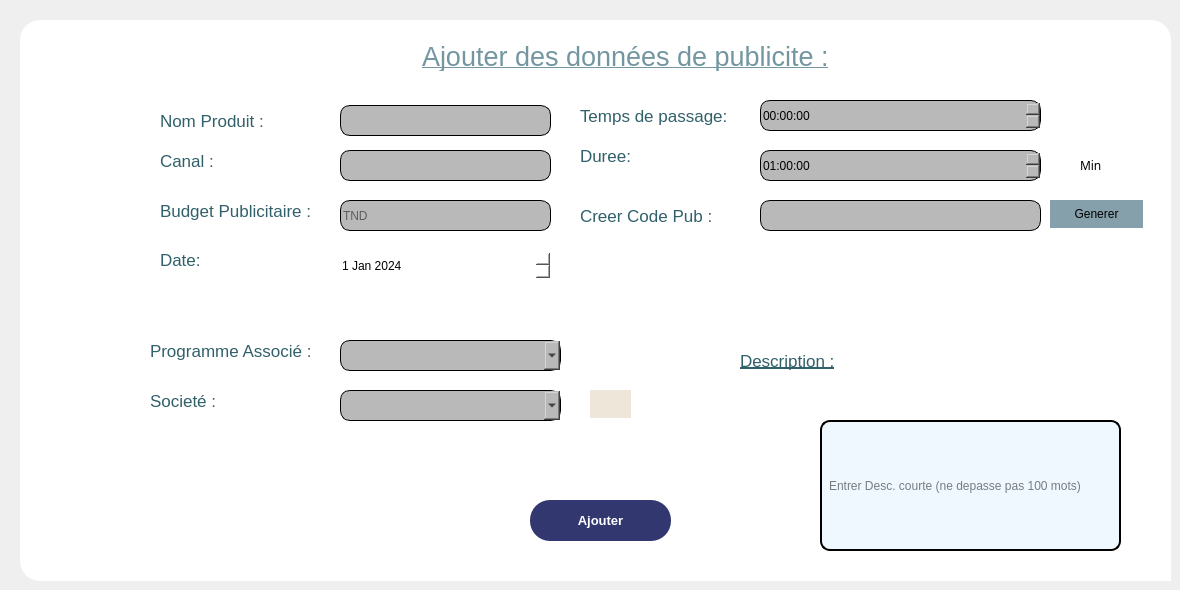
   <widget class="QWidget" name="tab_3">
    <attribute name="title">
     <string>Ajouter</string>
    </attribute>
    <widget class="QGroupBox" name="groupBox">
     <property name="geometry">
      <rect>
       <x>20</x>
       <y>20</y>
       <width>1151</width>
       <height>561</height>
      </rect>
     </property>
     <property name="styleSheet">
      <string notr="true">background-image:url();
background-color : white;
border-radius : 20px ;
</string>
     </property>
     <property name="title">
      <string/>
     </property>
     <widget class="QLabel" name="label_53">
      <property name="geometry">
       <rect>
        <x>140</x>
        <y>80</y>
        <width>131</width>
        <height>41</height>
       </rect>
      </property>
      <property name="font">
       <font>
        <family>MS Shell Dlg 2</family>
        <pointsize>13</pointsize>
        <weight>50</weight>
        <italic>false</italic>
        <bold>false</bold>
       </font>
      </property>
      <property name="styleSheet">
       <string notr="true">background-color:none;
font: 13pt &quot;MS Shell Dlg 2&quot;;
color: #306069;</string>
      </property>
      <property name="text">
       <string>Nom Produit :</string>
      </property>
     </widget>
     <widget class="QLabel" name="label_54">
      <property name="geometry">
       <rect>
        <x>720</x>
        <y>330</y>
        <width>121</width>
        <height>21</height>
       </rect>
      </property>
      <property name="font">
       <font>
        <family>MS Shell Dlg 2</family>
        <pointsize>13</pointsize>
        <weight>50</weight>
        <italic>false</italic>
        <bold>false</bold>
        <underline>true</underline>
       </font>
      </property>
      <property name="styleSheet">
       <string notr="true">background-color:none;
font: 13pt &quot;MS Shell Dlg 2&quot;;
color: #306069;</string>
      </property>
      <property name="text">
       <string>Description :</string>
      </property>
     </widget>
     <widget class="QLabel" name="label_55">
      <property name="geometry">
       <rect>
        <x>140</x>
        <y>120</y>
        <width>101</width>
        <height>41</height>
       </rect>
      </property>
      <property name="font">
       <font>
        <family>MS Shell Dlg 2</family>
        <pointsize>13</pointsize>
        <weight>50</weight>
        <italic>false</italic>
        <bold>false</bold>
       </font>
      </property>
      <property name="styleSheet">
       <string notr="true">background-color:none;
font: 13pt &quot;MS Shell Dlg 2&quot;;
color: #306069;</string>
      </property>
      <property name="text">
       <string>Canal :</string>
      </property>
     </widget>
     <widget class="QLineEdit" name="ajoutnom_6">
      <property name="geometry">
       <rect>
        <x>320</x>
        <y>85</y>
        <width>211</width>
        <height>31</height>
       </rect>
      </property>
      <property name="styleSheet">
       <string notr="true">background-color: rgb(185, 185, 185) ; 
border-radius : 10px ; 
border : 1px solid black ;
</string>
      </property>
     </widget>
     <widget class="QLineEdit" name="ajoutnumero_6">
      <property name="geometry">
       <rect>
        <x>800</x>
        <y>400</y>
        <width>301</width>
        <height>131</height>
       </rect>
      </property>
      <property name="styleSheet">
       <string notr="true">QLineEdit {
                border: 2px solid black;
                border-radius: 10px;
                padding: 5px;
background-color: #F0F8FF;

            }</string>
      </property>
      <property name="maxLength">
       <number>100</number>
      </property>
      <property name="placeholderText">
       <string>Entrer Desc. courte (ne depasse pas 100 mots)</string>
      </property>
     </widget>
     <widget class="QLineEdit" name="ajoutadr_6">
      <property name="geometry">
       <rect>
        <x>320</x>
        <y>130</y>
        <width>211</width>
        <height>31</height>
       </rect>
      </property>
      <property name="styleSheet">
       <string notr="true">background-color: rgb(185, 185, 185) ; 
border-radius : 10px ; 
border : 1px solid black ;</string>
      </property>
     </widget>
     <widget class="QDateEdit" name="dateajout_6">
      <property name="geometry">
       <rect>
        <x>320</x>
        <y>230</y>
        <width>211</width>
        <height>31</height>
       </rect>
      </property>
      <property name="font">
       <font>
        <pointsize>9</pointsize>
        <weight>50</weight>
        <italic>false</italic>
        <bold>false</bold>
       </font>
      </property>
      <property name="styleSheet">
       <string notr="true">background-color: rgb(185, 185, 185) ; 
border-radius : 10px ; 
border : 1px solid black ;QDateEdit {
        border: 2px solid blue;
        border-radius: 10px;
        padding: 5px;
    }</string>
      </property>
      <property name="minimumDateTime">
       <datetime>
        <hour>0</hour>
        <minute>0</minute>
        <second>0</second>
        <year>2024</year>
        <month>1</month>
        <day>1</day>
       </datetime>
      </property>
      <property name="maximumDate">
       <date>
        <year>2024</year>
        <month>12</month>
        <day>1</day>
       </date>
      </property>
     </widget>
     <widget class="QLabel" name="label_57">
      <property name="geometry">
       <rect>
        <x>560</x>
        <y>70</y>
        <width>201</width>
        <height>51</height>
       </rect>
      </property>
      <property name="font">
       <font>
        <family>MS Shell Dlg 2</family>
        <pointsize>13</pointsize>
        <weight>50</weight>
        <italic>false</italic>
        <bold>false</bold>
       </font>
      </property>
      <property name="styleSheet">
       <string notr="true">background-color:none;
font: 13pt &quot;MS Shell Dlg 2&quot;;
color: #306069;</string>
      </property>
      <property name="text">
       <string>Temps de passage: </string>
      </property>
     </widget>
     <widget class="QTimeEdit" name="tempsajout_6">
      <property name="geometry">
       <rect>
        <x>740</x>
        <y>80</y>
        <width>281</width>
        <height>31</height>
       </rect>
      </property>
      <property name="styleSheet">
       <string notr="true">background-color: rgb(185, 185, 185) ; 
border-radius : 10px ; 
border : 1px solid black ;</string>
      </property>
     </widget>
     <widget class="QLabel" name="label_58">
      <property name="geometry">
       <rect>
        <x>140</x>
        <y>170</y>
        <width>161</width>
        <height>41</height>
       </rect>
      </property>
      <property name="font">
       <font>
        <family>MS Shell Dlg 2</family>
        <pointsize>13</pointsize>
        <weight>50</weight>
        <italic>false</italic>
        <bold>false</bold>
       </font>
      </property>
      <property name="styleSheet">
       <string notr="true">background-color:none;
font: 13pt &quot;MS Shell Dlg 2&quot;;
color: #306069;</string>
      </property>
      <property name="text">
       <string>Budget Publicitaire :</string>
      </property>
     </widget>
     <widget class="QLineEdit" name="prixajout_6">
      <property name="geometry">
       <rect>
        <x>320</x>
        <y>180</y>
        <width>211</width>
        <height>31</height>
       </rect>
      </property>
      <property name="styleSheet">
       <string notr="true">background-color: rgb(185, 185, 185) ; 
border-radius : 10px ; 
border : 1px solid black ;</string>
      </property>
      <property name="placeholderText">
       <string>TND</string>
      </property>
     </widget>
     <widget class="QLabel" name="label_59">
      <property name="geometry">
       <rect>
        <x>140</x>
        <y>230</y>
        <width>71</width>
        <height>20</height>
       </rect>
      </property>
      <property name="font">
       <font>
        <family>MS Shell Dlg 2</family>
        <pointsize>13</pointsize>
        <weight>50</weight>
        <italic>false</italic>
        <bold>false</bold>
       </font>
      </property>
      <property name="styleSheet">
       <string notr="true">background-color:none;
font: 13pt &quot;MS Shell Dlg 2&quot;;
color: #306069;</string>
      </property>
      <property name="text">
       <string>Date:</string>
      </property>
     </widget>
     <widget class="QLabel" name="label_60">
      <property name="geometry">
       <rect>
        <x>560</x>
        <y>120</y>
        <width>71</width>
        <height>31</height>
       </rect>
      </property>
      <property name="font">
       <font>
        <family>MS Shell Dlg 2</family>
        <pointsize>13</pointsize>
        <weight>50</weight>
        <italic>false</italic>
        <bold>false</bold>
       </font>
      </property>
      <property name="styleSheet">
       <string notr="true">background-color:none;
font: 13pt &quot;MS Shell Dlg 2&quot;;
color: #306069;</string>
      </property>
      <property name="text">
       <string>Duree:</string>
      </property>
     </widget>
     <widget class="QTimeEdit" name="dureeajout_6">
      <property name="geometry">
       <rect>
        <x>740</x>
        <y>130</y>
        <width>281</width>
        <height>31</height>
       </rect>
      </property>
      <property name="styleSheet">
       <string notr="true">background-color: rgb(185, 185, 185) ; 
border-radius : 10px ; 
border : 1px solid black ;</string>
      </property>
      <property name="maximumDateTime">
       <datetime>
        <hour>10</hour>
        <minute>0</minute>
        <second>0</second>
        <year>2024</year>
        <month>12</month>
        <day>31</day>
       </datetime>
      </property>
      <property name="minimumDateTime">
       <datetime>
        <hour>1</hour>
        <minute>0</minute>
        <second>0</second>
        <year>2024</year>
        <month>1</month>
        <day>1</day>
       </datetime>
      </property>
      <property name="maximumTime">
       <time>
        <hour>10</hour>
        <minute>0</minute>
        <second>0</second>
       </time>
      </property>
      <property name="minimumTime">
       <time>
        <hour>1</hour>
        <minute>0</minute>
        <second>0</second>
       </time>
      </property>
     </widget>
     <widget class="QPushButton" name="BoutonAjouter_6">
      <property name="geometry">
       <rect>
        <x>510</x>
        <y>480</y>
        <width>141</width>
        <height>41</height>
       </rect>
      </property>
      <property name="cursor">
       <cursorShape>PointingHandCursor</cursorShape>
      </property>
      <property name="styleSheet">
       <string notr="true">QPushButton{
background:none;
    font-family: Arial, sans-serif; 
    font-weight: bold; 
    font-size: 13px; 
border : none ; 
border-radius : 0 px ;
color : white ; 
padding:2px;
background-color:  #333770;
border-radius: 20px;


}
QPushButton:hover{
background-color:  #333770;
border:none ; 
border-radius: 20px;

 
}
</string>
      </property>
      <property name="text">
       <string>Ajouter</string>
      </property>
     </widget>
     <widget class="QLineEdit" name="ajoutID_6">
      <property name="geometry">
       <rect>
        <x>740</x>
        <y>180</y>
        <width>281</width>
        <height>31</height>
       </rect>
      </property>
      <property name="styleSheet">
       <string notr="true">background-color: rgb(185, 185, 185) ; 
border-radius : 10px ; 
border : 1px solid black ;</string>
      </property>
      <property name="maxLength">
       <number>5</number>
      </property>
     </widget>
     <widget class="QLabel" name="label_61">
      <property name="geometry">
       <rect>
        <x>560</x>
        <y>180</y>
        <width>181</width>
        <height>31</height>
       </rect>
      </property>
      <property name="font">
       <font>
        <family>MS Shell Dlg 2</family>
        <pointsize>13</pointsize>
        <weight>50</weight>
        <italic>false</italic>
        <bold>false</bold>
       </font>
      </property>
      <property name="styleSheet">
       <string notr="true">background-color:none;
font: 13pt &quot;MS Shell Dlg 2&quot;;
color: #306069;</string>
      </property>
      <property name="text">
       <string>Creer Code Pub :</string>
      </property>
     </widget>
     <widget class="QPushButton" name="random">
      <property name="geometry">
       <rect>
        <x>1030</x>
        <y>180</y>
        <width>93</width>
        <height>28</height>
       </rect>
      </property>
      <property name="cursor">
       <cursorShape>PointingHandCursor</cursorShape>
      </property>
      <property name="styleSheet">
       <string notr="true">background-color :#85A0AB;

</string>
      </property>
      <property name="text">
       <string>Generer</string>
      </property>
     </widget>
     <widget class="QComboBox" name="comboBoxSocietes">
      <property name="geometry">
       <rect>
        <x>320</x>
        <y>370</y>
        <width>221</width>
        <height>31</height>
       </rect>
      </property>
      <property name="styleSheet">
       <string notr="true">background-color: rgb(185, 185, 185) ; 
border-radius : 10px ; 
border : 1px solid black ;
</string>
      </property>
     </widget>
     <widget class="QLabel" name="label_72">
      <property name="geometry">
       <rect>
        <x>130</x>
        <y>360</y>
        <width>101</width>
        <height>41</height>
       </rect>
      </property>
      <property name="font">
       <font>
        <family>MS Shell Dlg 2</family>
        <pointsize>13</pointsize>
        <weight>50</weight>
        <italic>false</italic>
        <bold>false</bold>
       </font>
      </property>
      <property name="styleSheet">
       <string notr="true">background-color:none;
font: 13pt &quot;MS Shell Dlg 2&quot;;
color: #306069;</string>
      </property>
      <property name="text">
       <string>Societé :</string>
      </property>
     </widget>
     <widget class="QLabel" name="label_73">
      <property name="geometry">
       <rect>
        <x>1060</x>
        <y>130</y>
        <width>71</width>
        <height>31</height>
       </rect>
      </property>
      <property name="font">
       <font>
        <family>Neue Haas Grotesk Text Pro Medi</family>
        <pointsize>9</pointsize>
        <weight>50</weight>
        <bold>false</bold>
       </font>
      </property>
      <property name="text">
       <string>Min</string>
      </property>
     </widget>
     <widget class="QComboBox" name="ProgID">
      <property name="geometry">
       <rect>
        <x>320</x>
        <y>320</y>
        <width>221</width>
        <height>31</height>
       </rect>
      </property>
      <property name="styleSheet">
       <string notr="true">background-color: rgb(185, 185, 185) ; 
border-radius : 10px ; 
border : 1px solid black ;</string>
      </property>
     </widget>
     <widget class="QLabel" name="label_5">
      <property name="geometry">
       <rect>
        <x>130</x>
        <y>310</y>
        <width>171</width>
        <height>41</height>
       </rect>
      </property>
      <property name="font">
       <font>
        <family>MS Shell Dlg 2</family>
        <pointsize>13</pointsize>
        <weight>50</weight>
        <italic>false</italic>
        <bold>false</bold>
       </font>
      </property>
      <property name="styleSheet">
       <string notr="true">background-color:none;
font: 13pt &quot;MS Shell Dlg 2&quot;;
color: #306069;</string>
      </property>
      <property name="text">
       <string>Programme Associé :</string>
      </property>
     </widget>
     <widget class="QLabel" name="label_20">
      <property name="geometry">
       <rect>
        <x>720</x>
        <y>540</y>
        <width>511</width>
        <height>301</height>
       </rect>
      </property>
      <property name="styleSheet">
       <string notr="true">image: url(:/img/images/add-circle-outline-logo-icon-png-svg.png);</string>
      </property>
      <property name="text">
       <string/>
      </property>
     </widget>
     <widget class="QLabel" name="label_21">
      <property name="geometry">
       <rect>
        <x>900</x>
        <y>240</y>
        <width>201</width>
        <height>151</height>
       </rect>
      </property>
      <property name="styleSheet">
       <string notr="true">image: url(:/img/images/add-circle-outline-logo-icon-png-svg.png);</string>
      </property>
      <property name="text">
       <string/>
      </property>
     </widget>
     <widget class="QLabel" name="label_22">
      <property name="geometry">
       <rect>
        <x>350</x>
        <y>440</y>
        <width>81</width>
        <height>51</height>
       </rect>
      </property>
      <property name="styleSheet">
       <string notr="true">image: url(:/img/images/add-circle-outline-logo-icon-png-svg.png);</string>
      </property>
      <property name="text">
       <string/>
      </property>
     </widget>
     <widget class="QPushButton" name="pushButton_6">
      <property name="geometry">
       <rect>
        <x>570</x>
        <y>370</y>
        <width>41</width>
        <height>28</height>
       </rect>
      </property>
      <property name="cursor">
       <cursorShape>PointingHandCursor</cursorShape>
      </property>
      <property name="styleSheet">
       <string notr="true">QPushButton {
    background-color: #EEE6D8; /* Set background color */
    border: none; /* Remove border */
    padding-left: 20px; /* Add left padding for the image */
    background-repeat: no-repeat; /* Prevent image from repeating */
    background-position: left center; /* Position image on the left center */
    background-size: 16px 16px; /* Set the size of the background image */
}

QPushButton::hover {
    background-color: #EEE6D8; /* Change background color on hover */
}

QPushButton::pressed {
    background-color: #BB5151; /* Change background color when pressed */
}

QPushButton::checked {
    background-color: #CC6262; /* Change background color when checked */
}

QPushButton::checked:hover {
    background-color: #BB5151; /* Change background color when checked and hovered */
}

QPushButton::checked:pressed {
    background-color: #AA4040; /* Change background color when checked and pressed */
}

QPushButton::unchecked {
    background-color: #DD7373; /* Reset background color when unchecked */
}

QPushButton::unchecked:hover {
    background-color: #CC6262; /* Change background color on hover when unchecked */
}
</string>
      </property>
      <property name="text">
       <string/>
      </property>
      <property name="icon">
       <iconset resource="source.qrc">
        <normaloff>:/img/images/nouv2.png</normaloff>:/img/images/nouv2.png</iconset>
      </property>
     </widget>
     <widget class="QLineEdit" name="lineEdit_4">
      <property name="geometry">
       <rect>
        <x>400</x>
        <y>20</y>
        <width>531</width>
        <height>31</height>
       </rect>
      </property>
      <property name="font">
       <font>
        <family>MS Shell Dlg 2</family>
        <pointsize>20</pointsize>
        <weight>50</weight>
        <italic>false</italic>
        <bold>false</bold>
        <underline>true</underline>
       </font>
      </property>
      <property name="styleSheet">
       <string notr="true">padding-top : 100px ;
padding-bottom : 100px ;
font: 20pt &quot;MS Shell Dlg 2&quot;;
color : #7396A0 ;</string>
      </property>
      <property name="text">
       <string>Ajouter des données de publicite :</string>
      </property>
     </widget>
    </widget>
   </widget>
